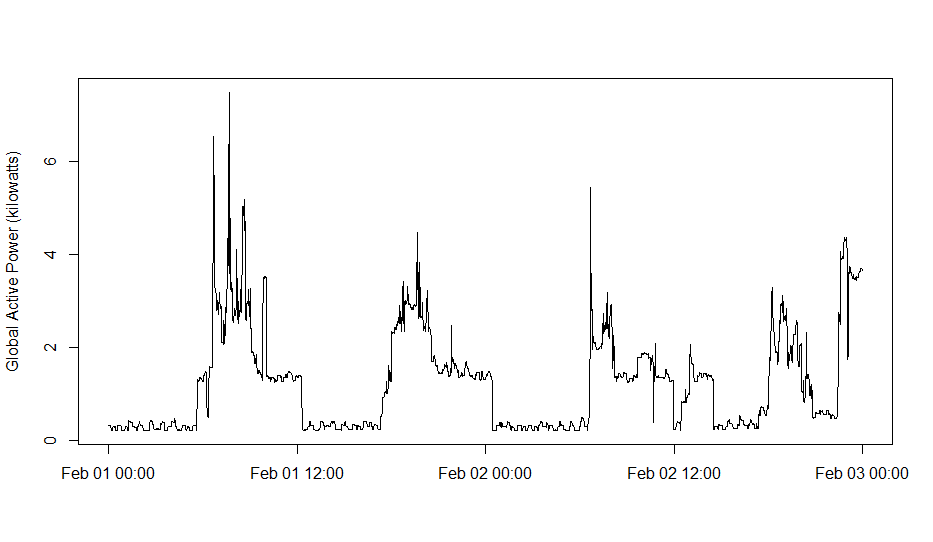

Here is the R script that generated this plot:
Sys.setlocale("LC_TIME", "English")

#Format the time vector
date_converted <- as.Date(data[, 1], format = "%d/%m/%Y")
time_converted <- strptime(data[, 2], format = "%H:%M:%S")
time_axis <- as.POSIXct(paste(date_converted, data[, 2]))

#Plot global active power against time vector
plot(time_axis, data[, 3], xlab = "", ylab = "Global Active Power (kilowatts)", type = "l")
